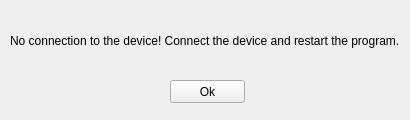
<?xml version="1.0" encoding="UTF-8"?>
<ui version="4.0">
 <class>Form</class>
 <widget class="QWidget" name="Form">
  <property name="geometry">
   <rect>
    <x>0</x>
    <y>0</y>
    <width>410</width>
    <height>120</height>
   </rect>
  </property>
  <property name="contextMenuPolicy">
   <enum>Qt::ActionsContextMenu</enum>
  </property>
  <property name="windowTitle">
   <string>No connection</string>
  </property>
  <widget class="QPushButton" name="pushButton">
   <property name="geometry">
    <rect>
     <x>170</x>
     <y>80</y>
     <width>75</width>
     <height>23</height>
    </rect>
   </property>
   <property name="text">
    <string>Ok</string>
   </property>
  </widget>
  <widget class="QLabel" name="label">
   <property name="geometry">
    <rect>
     <x>10</x>
     <y>10</y>
     <width>391</width>
     <height>61</height>
    </rect>
   </property>
   <property name="text">
    <string>No connection to the device! Connect the device and restart the program.</string>
   </property>
  </widget>
 </widget>
 <resources/>
 <connections/>
</ui>
